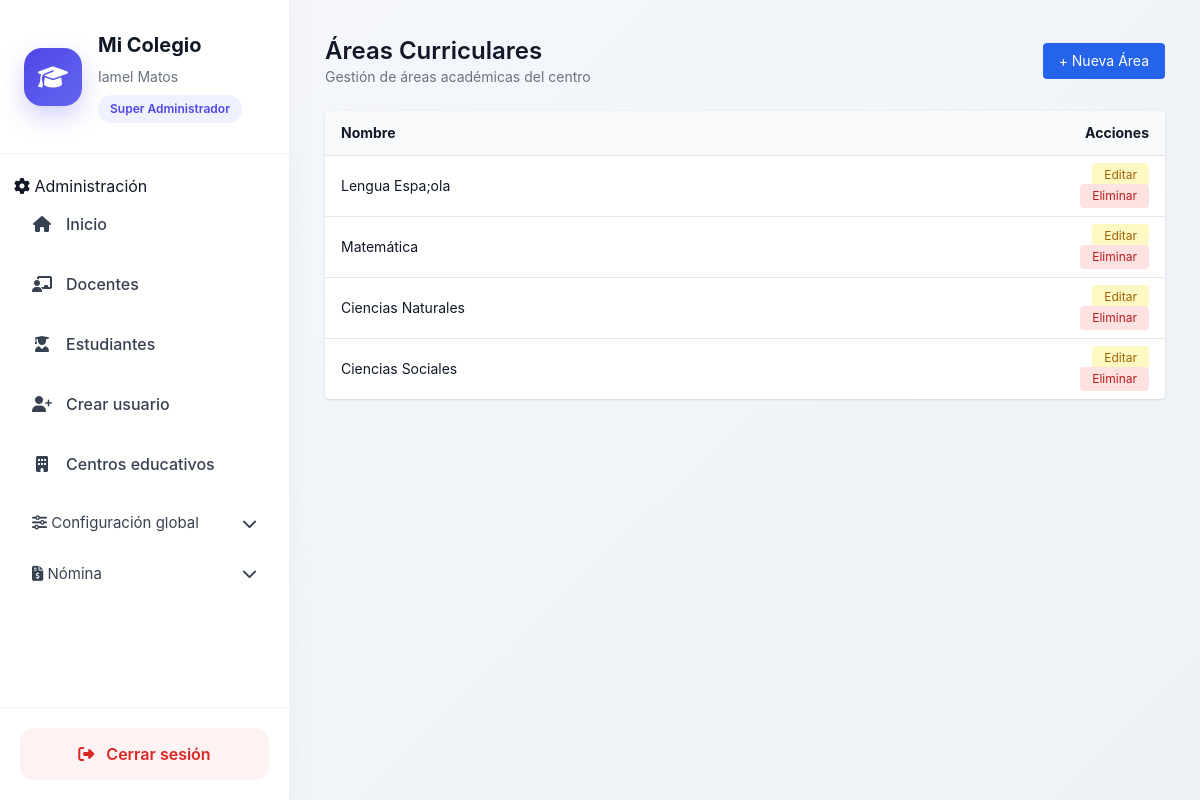
The page /academico/areas/ (signed in) on the database its author committed.
### usuarios/models.py (models this page shows, shortened)
class Usuario(AbstractBaseUser, PermissionsMixin):
    ROLES = (
        ('superadmin', 'Super Administrador'),
        ('admin', 'Administrador'),
        ('secretaria', 'Secretaria'),
        ('docente', 'Docente'),
        ('estudiante', 'Estudiante'),
        ('director', 'Director'),
    )
    username = models.CharField(max_length=100, unique=True)
    email = models.EmailField(unique=True)
    first_name = models.CharField("Nombres", max_length=150)
    last_name = models.CharField("Apellidos", max_length=150)
    rol = models.CharField(
        max_length=20,
        choices=ROLES,
    )
    is_active = models.BooleanField(default=True)
    is_staff = models.BooleanField(default=False)
    fecha_creacion = models.DateTimeField(auto_now_add=True)
    objects = UsuarioManager()
    USERNAME_FIELD = "username"
    REQUIRED_FIELDS = ["email", "first_name", "last_name"]
    def get_full_name(self):
        return f"{self.first_name} {self.last_name}".strip()

### academico/models.py (models this page shows, shortened)
class AreaCurricular(models.Model):
    centro = models.ForeignKey('core.CentroEducativo', on_delete=models.CASCADE)
    nombre = models.CharField(max_length=150)

### academico/views.py (the view)
# urls.py: path('areas/', views.area_list, name='area_list'),
@login_required
def area_list(request):
    centro = get_centro_activo(request)
    areas = AreaCurricular.objects.filter(centro=centro)
    return render(request, 'academico/area_list.html', {
        'areas': areas
    })

### academico/views.py (called while the page is built, shortened)
def get_centro_activo(request):
    user = request.user
    if not user.is_authenticated:
        return None
    if user.rol == 'superadmin':
        centro_id = request.session.get('centro_id')
        if not centro_id:
            return None
        return CentroEducativo.objects.filter(id=centro_id).first()

### core/context_processors.py (called while the page is built)
def configuracion_centro(request):
    centro_id = request.session.get('centro_id')
    configuracion = None
    if centro_id:
        try:
            configuracion = ConfiguracionCentro.objects.get(
                centro_id=centro_id
            )
        except ConfiguracionCentro.DoesNotExist:
            pass
    return {
        'configuracion': configuracion
    }

### academico/templates/academico/area_list.html (shortened to what this page needs)
{% extends "home.html" %}
{% block content %}
<div class="max-w-6xl mx-auto">
    <div class="flex items-center justify-between mb-6">
        <div>
            <h2 class="text-2xl font-semibold">
                Áreas Curriculares
            </h2>
            <p class="text-sm text-gray-500">
                Gestión de áreas académicas del centro
            </p>
        </div>
        <a href="{% url 'area_create' %}"
           class="px-4 py-2 rounded bg-blue-600 text-white text-sm hover:bg-blue-700">
            + Nueva Área
        </a>
    </div>
    <div class="bg-white shadow rounded overflow-hidden">
        <table class="w-full text-sm">
            <thead class="bg-gray-50 text-left">
                <tr>
                    <th class="px-4 py-3">Nombre</th>
                    <th class="px-4 py-3 w-40 text-right">Acciones</th>
                </tr>
            </thead>
            <tbody>
                {% for area in areas %}
                <tr class="border-t hover:bg-gray-50">
                    <td class="px-4 py-2">
                        {{ area.nombre }}
                    </td>
                    <td class="px-4 py-2 text-right space-x-2">
                        <a href="{% url 'area_update' area.id %}"
                           class="px-3 py-1 rounded bg-yellow-100 text-yellow-700 text-xs hover:bg-yellow-200">
                            Editar
                        </a>
                       <button
    onclick="confirmarEliminacion('{{ area.id }}', '{{ area.nombre }}')"
    class="px-3 py-1 rounded bg-red-100 text-red-700 text-xs hover:bg-red-200">
    Eliminar
</button>
                    </td>
                </tr>
                {% empty %}
                <tr>
                    <td colspan="2" class="px-4 py-6 text-center text-gray-500">
                        No hay áreas registradas
                    </td>
                </tr>
                {% endfor %}
            </tbody>
        </table>
    </div>
</div>
{% endblock %}

### core/templates/home.html (shortened to what this page needs)
<!DOCTYPE html>
<html lang="es">
  {% load static %}
  <head>
    <script src="https://cdn.tailwindcss.com"></script>
    <link rel="stylesheet" href="https://cdnjs.cloudflare.com/ajax/libs/font-awesome/6.5.0/css/all.min.css" />
    <link rel="stylesheet" href="{% static 'css/dashboard.css' %}" />
  </head>
  <body class="dashboard-body">
    <div class="dashboard-layout">
      <aside class="sidebar">
        <div class="sidebar-header">
          <div class="sidebar-logo">
            <i class="fas fa-graduation-cap"></i>
          </div>
          <div>
            <h1 class="sidebar-title">Mi Colegio</h1>
            <p class="sidebar-user">{{ request.user.get_full_name }}</p>
            <span class="sidebar-role">{{ request.user.get_rol_display }}</span>
          </div>
        </div>
        <nav class="sidebar-nav">
          {% if request.user.is_authenticated %}
            {% if request.user.rol == 'admin' or request.user.rol == 'superadmin' or request.user.is_superuser %}
              <div class="sidebar-section">
                <span>
                  <i class="fas fa-cog"></i>
                  Administración
                </span>
              </div>
              <a href="{% url 'core:home' %}" class="sidebar-link">
                <i class="fas fa-home"></i>
                <span>Inicio</span>
              </a>
              <a href="{% url 'docente_list' %}" class="sidebar-link">
                <i class="fas fa-chalkboard-teacher"></i>
                <span>Docentes</span>
              </a>
              <a href="{% url 'estudiante_list' %}" class="sidebar-link">
                <i class="fas fa-user-graduate"></i>
                <span>Estudiantes</span>
              </a>
              <a href="{% url 'usuarios:crear_miembro' %}" class="sidebar-link">
                <i class="fas fa-user-plus"></i>
                <span>Crear usuario</span>
              </a>
              <a href="{% url 'core:centro_list' %}" class="sidebar-link">
                <i class="fas fa-building"></i>
                <span>Centros educativos</span>
              </a>
              <button type="button" onclick="toggleMenu('menu-configuracion')" class="menu-toggle">
                <div>
                  <i class="fas fa-sliders"></i>
                  <span>Configuración global</span>
                </div>
                <i class="fas fa-chevron-down"></i>
              </button>
            {% endif %}
{% if configuracion and configuracion.modulo_nomina %}
<button type="button"
        onclick="toggleMenu('menu-nomina')"
        class="menu-toggle">
    <div>
        <i class="fas fa-file-invoice-dollar"></i>
        <span>Nómina</span>
    </div>
    <i class="fas fa-chevron-down"></i>
</button>
{% endif %}
          {% endif %}
        </nav>
        <div class="sidebar-footer">
          <a href="{% url 'usuarios:logout' %}" class="logout-btn">
            <i class="fas fa-sign-out-alt"></i>
            <span>Cerrar sesión</span>
          </a>
        </div>
      </aside>
      <main class="main-content">
        {% block content %}
        {% endblock %}
      </main>
    </div>
  </body>
</html>

### static/css/dashboard.css (style rules this page uses)
body.dashboard-body { margin: 0; background: linear-gradient( 135deg, #f5f7fb, #edf2f7 ); font-family: "Inter", sans-serif; color: #111827; }
.dashboard-layout { display: flex; min-height: 100vh; }
.sidebar { width: 290px; background: #ffffff; border-right: 1px solid #edf2f7; display: flex; flex-direction: column; justify-content: space-between; box-shadow: 0 0 30px rgba(0,0,0,.04); }
.sidebar-header { padding: 30px 24px; border-bottom: 1px solid #f1f5f9; display: flex; gap: 16px; align-items: center; }
.sidebar-logo { width: 58px; height: 58px; border-radius: 18px; background: linear-gradient( 135deg, #4f46e5, #6366f1 ); display: flex; align-items: center; justify-content: center; color: white; font-size: 24px; box-shadow: 0 10px 25px rgba(79,70,229,.25); }
.sidebar-title { font-size: 20px; font-weight: 700; margin: 0; }
.sidebar-user { margin-top: 6px; font-size: 14px; color: #6b7280; }
.sidebar-role { display: inline-block; margin-top: 8px; background: #eef2ff; color: #4f46e5; padding: 5px 12px; border-radius: 999px; font-size: 12px; font-weight: 600; }
.sidebar-nav { padding: 20px 14px; flex: 1; overflow-y: auto; }
.sidebar-link { display: flex; align-items: center; gap: 14px; padding: 14px 18px; border-radius: 14px; text-decoration: none; color: #374151; margin-bottom: 8px; transition: all .25s ease; font-weight: 500; }
.sidebar-link i { width: 20px; text-align: center; }
.menu-toggle { width: 100%; border: none; background: transparent; display: flex; justify-content: space-between; align-items: center; padding: 14px 18px; border-radius: 14px; cursor: pointer; color: #374151; font-size: 15px; transition: all .25s ease; }
.sidebar-footer { padding: 20px; border-top: 1px solid #f1f5f9; }
.logout-btn { display: flex; align-items: center; justify-content: center; gap: 12px; background: #fef2f2; color: #dc2626; text-decoration: none; padding: 14px; border-radius: 14px; font-weight: 600; transition: all .25s ease; }
.main-content { flex: 1; padding: 35px; overflow-y: auto; }

### rows shown on the page
Usuario: user.get_full_name "Iamel Matos", user.rol "Super Administrador"
AreaCurricular: nombre "Lengua Espa;ola"
AreaCurricular: nombre "Matemática"
AreaCurricular: nombre "Ciencias Naturales"
AreaCurricular: nombre "Ciencias Sociales"
